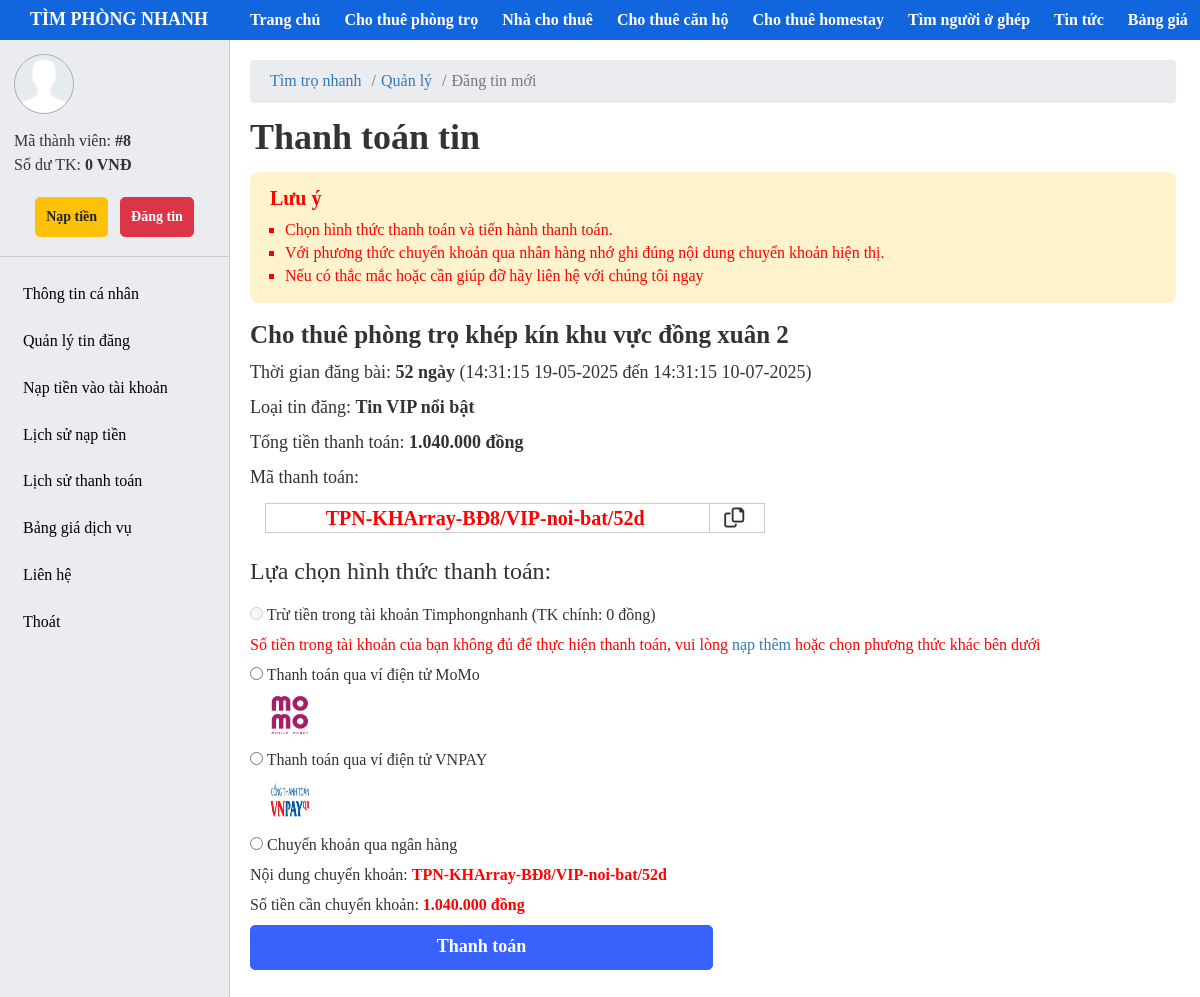
The page /user/post-payment.php?id=8 on the database its author committed.
### tables this page shows
CREATE TABLE `tbl_rooms` (
  `id` bigint(20) NOT NULL,
  `name` varchar(255) NOT NULL,
  `slug` varchar(255) NOT NULL,
  `city_id` bigint(20) NOT NULL,
  `district_id` bigint(20) NOT NULL,
  `ward_id` bigint(20) NOT NULL,
  `street` varchar(255) NOT NULL,
  `apartment_number` varchar(255) NOT NULL COMMENT 'số nhà',
  `price` bigint(20) NOT NULL COMMENT 'giá',
  `area` bigint(20) NOT NULL COMMENT 'diện tích',
  `contents` longtext NOT NULL,
  `image_logo` varchar(255) NOT NULL,
  `news_type_id` bigint(20) NOT NULL COMMENT 'loại tin',
  `time_start` datetime NOT NULL,
  `time_stop` datetime NOT NULL,
  `subject` varchar(255) NOT NULL COMMENT 'đối tượng thuê',
  `status` tinyint(4) NOT NULL DEFAULT 1,
  `user_id` bigint(20) NOT NULL,
  `category_id` bigint(20) NOT NULL,
  `created_ad` timestamp NOT NULL DEFAULT current_timestamp(),
  `updated_ad` timestamp NOT NULL DEFAULT current_timestamp()
);

CREATE TABLE `tbl_new_type` (
  `id` bigint(20) NOT NULL,
  `name_type` varchar(255) NOT NULL,
  `slug` varchar(255) NOT NULL,
  `price` bigint(20) NOT NULL,
  `status` tinyint(4) NOT NULL DEFAULT 1,
  `created_at` timestamp NOT NULL DEFAULT current_timestamp(),
  `update_ad` timestamp NOT NULL DEFAULT current_timestamp()
);

### user/post-payment.php (the view, shortened to what this page needs)
<?php
  include '../include/data.php';
    if(isset($_GET['id'])){
    $id = $_GET['id'];
    $queryRoom= $conn -> prepare("SELECT * FROM tbl_rooms WHERE id = :id");
    $queryRoom-> bindParam(':id', $id, PDO::PARAM_STR);
    $queryRoom-> execute();
    $resultsRoom = $queryRoom->fetch(PDO::FETCH_OBJ);
    $nameRooms = $resultsRoom -> name;
    $time_start = $resultsRoom -> time_start;
    $time_stop = $resultsRoom -> time_stop;
    $date = (strtotime($time_stop) - strtotime($time_start))/60/60/24;
    $typeId = $resultsRoom -> news_type_id;
    }
    $id_user = (isset($_SESSION['login']['id']))? $_SESSION['login']['id']:[];
    $queryUser = $conn->prepare("SELECT * FROM tbl_user WHERE id = :id");
    $queryUser-> bindParam(':id', $id_user, PDO::PARAM_STR);
    $queryUser->execute();
    $resultsUser = $queryUser->fetch(PDO::FETCH_OBJ);
    $balance = (int) $resultsUser->balance;
    $queryType = $conn->prepare("SELECT * FROM tbl_new_type WHERE id = :id");
    $queryType-> bindParam(':id', $typeId, PDO::PARAM_STR);
    $queryType->execute();
    $resultsType = $queryType->fetch(PDO::FETCH_OBJ);
    $price = (int)$resultsType -> price ;
    $total = $price * $date;
    $pay_code = "TPN-KH".$id_user."-BĐ".$id."/".$resultsType ->slug."/".$date."d";
  ?>
<!DOCTYPE html>
<html lang="en">
<head>
    <?php include('include/link-css.php');?>
</head>
<body>
    <?php include('include/header.php');?>
    <div id="main">
        <?php include('include/sidebar.php');?>
        <div id="main-right">
            <nav aria-label="breadcrumb">
                <ol class="breadcrumb">
                    <li class="breadcrumb-item"><a href="#">Tìm trọ nhanh</a></li>
                    <li class="breadcrumb-item"><a href="#">Quản lý</a></li>
                    <li class="breadcrumb-item active" aria-current="page">Đăng tin mới</li>
                </ol>
            </nav>
                <div class="form-title">
                    <h1>Thanh toán tin</h1>
                </div>
                <div class="form-note">
                    <h4>Lưu ý</h4>
                    <ul>
                        <li>Chọn hình thức thanh toán và tiến hành thanh toán.</li>
                        <li>Với phương thức chuyển khoản qua nhân hàng nhớ ghi đúng nội dung chuyển khoản hiện thị.</li>
                        <li>Nếu có thắc mắc hoặc cần giúp đỡ hãy liên hệ với chúng tôi ngay</li>
                    </ul>
                </div>
                <div class="form-content">
                    <h3><?php echo $nameRooms ?></h3>
                    <h4>Thời gian đăng bài: <b><?php echo $date ?> ngày </b> (<?php echo date_format(date_create($time_start),"H:i:s d-m-Y")?> đến <?php  echo  date_format(date_create($time_stop),"H:i:s d-m-Y")?>)</h4>
                    <h4>Loại tin đăng: <b><?php echo $resultsType -> name_type?></b></h4>
                    <h4>Tổng tiền thanh toán: <b>
                        <?php  $totals = number_format((int) $total,0,",",".");
                        echo $totals." đồng";?> </b>
                    </h4>
                    <h4>Mã thanh toán: </h4>
                    <div class="text-copy" style = "width: 500px;border: 1px solid #ccc; margin-left: 15px;">
                        <input type="text" name="" id="code-pay" value = "<?php echo $pay_code ?>" disabled>
                        <button onclick="copyCode()" style = "border-left: 1px solid #ccc;"><i class="fa-regular fa-copy"></i></button>
                    </div>
                </div>
                <form action="" method="post" id = "frm-post">
                <div class="form-list">
                    <h3>Lựa chọn hình thức thanh toán: </h3>
                    <div class="form-radio">
                        <input type="radio" name="pay" id="" value = "account" <?php if($balance <  $total){ echo 'disabled';} ?> > <span>Trừ tiền trong tài khoản Timphongnhanh (TK chính: <?php echo number_format((int) $balance,0,",",".")." đồng)"; ?></span>
                        <?php if($balance <  $total){ ?>
                            <p style="color:red;">Số tiền trong tài khoản của bạn không đủ để thực hiện thanh toán, vui lòng <a href="./deposit-money.php">nạp thêm</a> hoặc chọn phương thức khác bên dưới</p>
                        <?php }?>
                    </div>
                    <div class="form-radio">
                        <input type="radio" name="pay" id="" value = "momo"> <span>Thanh toán qua ví điện tử MoMo</span>
                        <img src="./image/MoMo.png" alt="momo">
                    </div>
                    <div class="form-radio">
                        <input type="radio" name="pay" id="" value = "vnpay"> <span>Thanh toán qua ví điện tử VNPAY</span>
                        <img src="./image/vnpay_qr.png" alt="momo">
                    </div>
                    <div class="form-radio">
                        <input type="radio" name="pay" id="" value = "bank"> <span>Chuyển khoản qua ngân hàng</span>
                        <p>Nội dung chuyển khoản: <b style = "color:red"><?php echo $pay_code ?></b></p>
                        <p>Số tiền cần chuyển khoản: <b style = "color: red">
                        <?php  $totals = number_format((int) $total,0,",",".");
                        echo $totals." đồng";?> </b></p>
                    </div>
                </div>
                <div class="submit-form">
                    <input type="submit" name="submit-form" class="btn btn-submit"  value="Thanh toán" style = "width: 50%;height: 45px;font-size: 18px;">
                </div>
            </form>
        </div>
    </div>
</body>
</html>

### user/css/style.css (style rules this page uses)
* { margin: 0; padding: 0; box-sizing: border-box; font-family: "MS Mincho"; }
a, a:hover { text-decoration: none; transition: all 0.3s ease-in-out 0s; -moz-transition: all 0.3s ease-in-out 0s; -o-transition: all 0.3s ease-in-out 0s; -webkit-transition: all 0.3s ease-in-out 0s; -ms-transition: all 0.3s ease-in-out 0s; }
.btn { height: 40px; border-radius: 5px; border: 1px solid #3961fb; background: #3961fb; font-weight: 700; color: #fff; display: inline-flex; align-items: center; justify-content: center; text-decoration: none; cursor: pointer; padding: 0 10px; margin: 5px 0; }
#main-right { padding: 60px 24px 60px 250px; }
#main-right .breadcrumb { background-color: #eaecef; padding: 10px 20px; margin-bottom: 0; }
#main-right li, #main-right a { font-size: 16px; }
.form-title { margin: 15px 0; }
.form-title h1 { font-weight: 700; }
.form-content { margin: 15px 0 25px; }
.form-content h3 { font-size: 25px; font-weight: 700; }
.form-note { background-color: #fff3cd; color: red; border-color: #fff3cd; border-radius: 8px; padding: 15px 20px; margin-bottom: 18px; }
.form-note h4 { font-size: 20px; font-weight: 700; margin-bottom: 10px; }
.form-note ul li { list-style-type: square; margin-left: 15px; }
.form-content h4 { margin-top: 15px; }
.form-list h3 { margin-bottom: 15px; }
.form-radio { line-height: 30px; font-size: 16px; }
.form-radio img { width: 40px; height: 40px; display: block; margin: 5px 0 10px 20px; }
.text-copy { font-size: 20px; margin-top: 15px; }
.text-copy input { width: 88%; border: none; color: red; background: none; font-weight: 700; outline: none; text-align: center; }
.text-copy button { border: none; background: none; padding: 0 14px; }

### rows shown on the page
tbl_rooms: name "Cho thuê phòng trọ khép kín khu vực đồng xuân 2", date "52", time_start "14:31:15 19-05-2025", time_stop "14:31:15 10-07-2025"
tbl_new_type: name_type "Tin VIP nổi bật", price.time_start "1.040.000", slug.time_start "TPN-KHArray-BĐ8/VIP-noi-bat/52d"

### other values the page prints
$id "8"
$balance "0"
